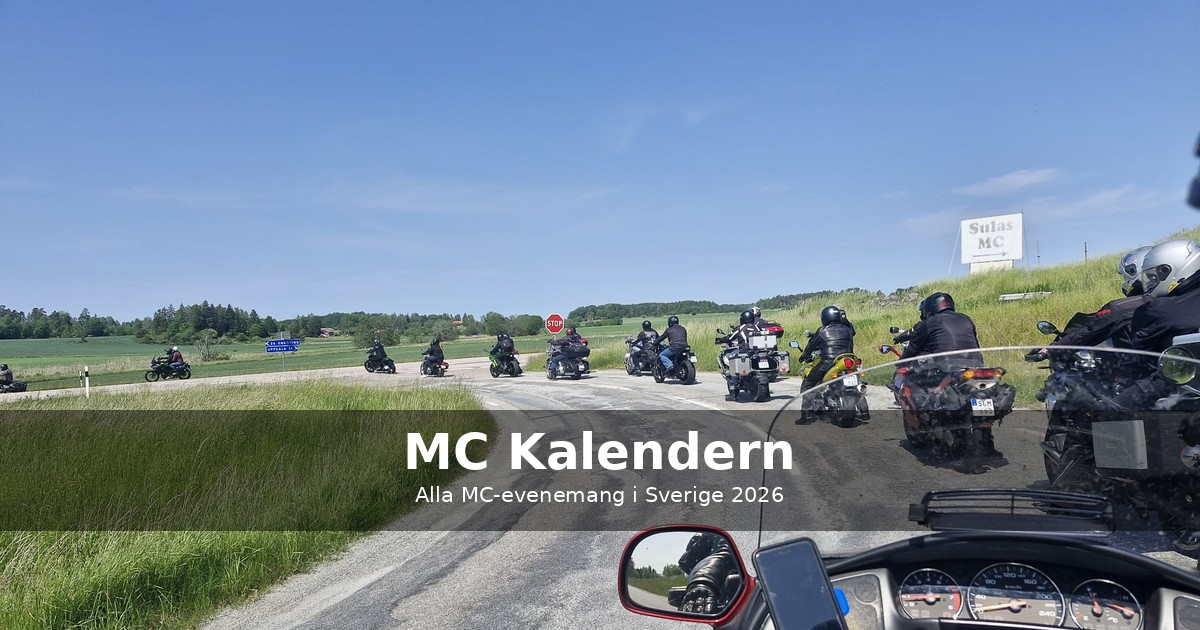
#> input picture og-image.jpg, 1200 x 630 px
$ python make-place-card.py ../og-image.jpg ../hero.jpg ../hero.jpg ../hero.jpg
#> lines starting #> are read from the running program, lines starting #| are printed output that depends on the picture
#!/usr/bin/env python3
"""
make-place-card.py - compose a Plats (place) card FRONT image with text baked in.

Place-card front text has THREE elements, and their positions are FIXED so that
a row of cards lines up horizontally:
  1. NAME      - big white Poppins-Bold. Auto-fits to 1 line, wraps to 2 if needed.
                 The name is BOTTOM-anchored: it grows UPWARD from the separator,
                 so 1 vs 2 lines never moves the separator or the city.
  2. SEPARATOR - short cyan line at a FIXED y (SEP_FRAC). Same spot on every card.
  3. CITY      - small letter-spaced caps (one word) at a FIXED y (CITY_FRAC).
A "PLATS" badge sits top-right. A bottom gradient keeps the text readable on photos.

Fixed anchors were measured from the existing cards (ad-nilssons-mc-front.jpg,
ad-italia-bike-center-arboga-front.jpg): city at 0.924 of height, separator just
above it. Keep these constant so all photo place cards align.

Usage:
  python3 tools/make-place-card.py INPUT_PHOTO "Place Name" "CITY" ads/out-front.jpg
  (INPUT_PHOTO may be any aspect ratio; it is center-cropped to 800x1067.)
"""
import sys, os
from PIL import Image, ImageOps, ImageDraw, ImageFont

W, H = 800, 1067
SEP_FRAC  = 0.884   # separator vertical center (FIXED)
CITY_FRAC = 0.924   # city text vertical center (FIXED)
NAME_GAP  = 22      # px between name bottom and separator
CYAN  = (34, 211, 238, 255)
WHITE = (255, 255, 255, 255)
CITYC = (209, 220, 231, 255)   # light cool gray, measured from existing cards
FONT  = '/usr/share/fonts/truetype/liberation2/LiberationSans-Bold.ttf'     # name (bold) - matches site system font (Helvetica/SF)
FONT_CITY = '/usr/share/fonts/truetype/liberation2/LiberationSans-Regular.ttf'  # city (regular weight)


def fit_name(draw, text, max_w, start=52, min_size=30):
    """Return (lines, font). One line if it fits; else wrap to 2 lines; shrink to fit."""
    for size in range(start, min_size - 1, -2):
        f = ImageFont.truetype(FONT, size)
        if draw.textlength(text, font=f) <= max_w:
            return [text], f
    # need 2 lines: split near the middle on a space
    words = text.split()
    best = None
    for i in range(1, len(words)):
        a, b = ' '.join(words[:i]), ' '.join(words[i:])
        for size in range(start, min_size - 1, -2):
            f = ImageFont.truetype(FONT, size)
            if draw.textlength(a, font=f) <= max_w and draw.textlength(b, font=f) <= max_w:
                w = max(draw.textlength(a, font=f), draw.textlength(b, font=f))
                if best is None or size > best[0]:
                    best = (size, [a, b], f)
                break
    if best:
        return best[1], best[2]
    f = ImageFont.truetype(FONT, min_size)
    return [text], f


def make(photo, name, city, out):
#> called with photo = '../og-image.jpg', name = '../hero.jpg', city = '../hero.jpg', out = '../hero.jpg'
    src = Image.open(photo).convert('RGB')
#> src is the input picture: PIL image 1200x630 RGB; mean R, G, B 116.3, 134.3, 151.9
    base = ImageOps.fit(src, (W, H), Image.LANCZOS, centering=(0.5, 0.5)).convert('RGBA')
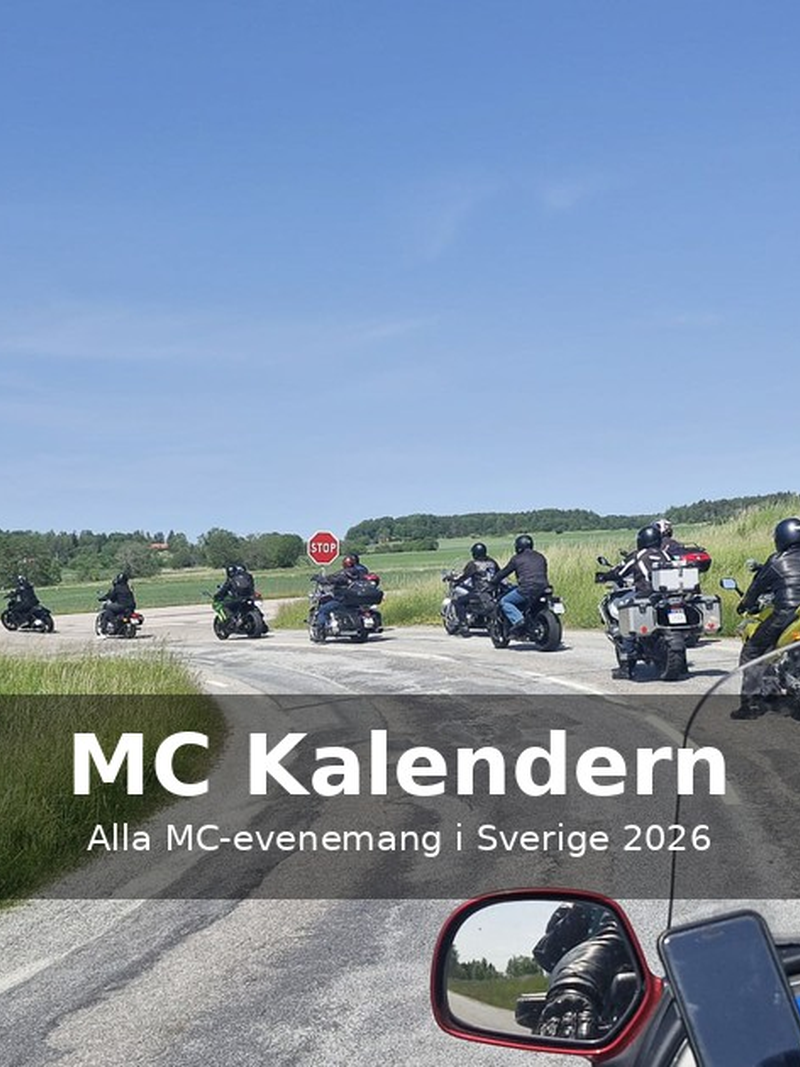
#> base: PIL image 800x1067 RGBA; mean R, G, B, A 128.7, 146.4, 168.5, 255
    # bottom gradient for readability
    grad = Image.new('L', (1, H), 0)
    g0 = int(H * 0.60)
    for y in range(H):
        t = max(0, (y - g0) / (H - g0))
        grad.putpixel((0, y), int(230 * (t ** 1.3)))
    shade = Image.new('RGBA', (W, H), (8, 10, 24, 255)); shade.putalpha(grad.resize((W, H)))
#> after `shade = Image.new('RGBA', (W, H), (8, 10, 24, 255))`:
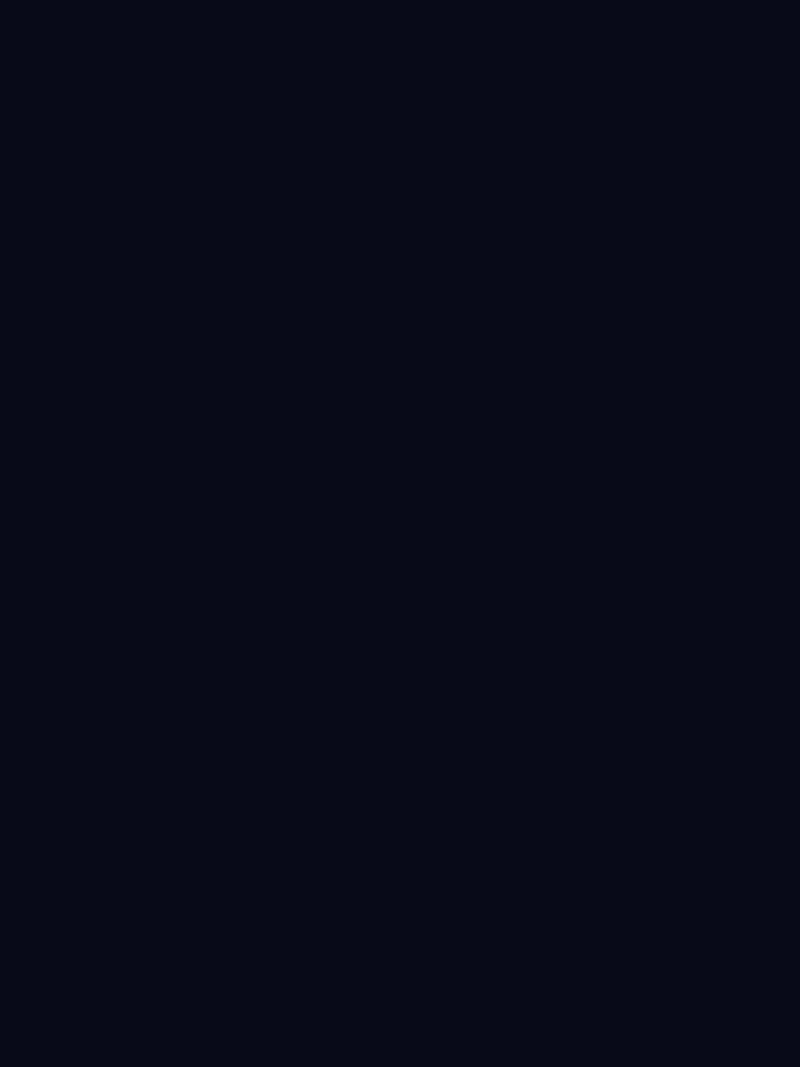
#> shade: PIL image 800x1067 RGBA; mean R, G, B, A 8, 10, 24, 255
#> after `shade.putalpha(grad.resize((W, H)))`:
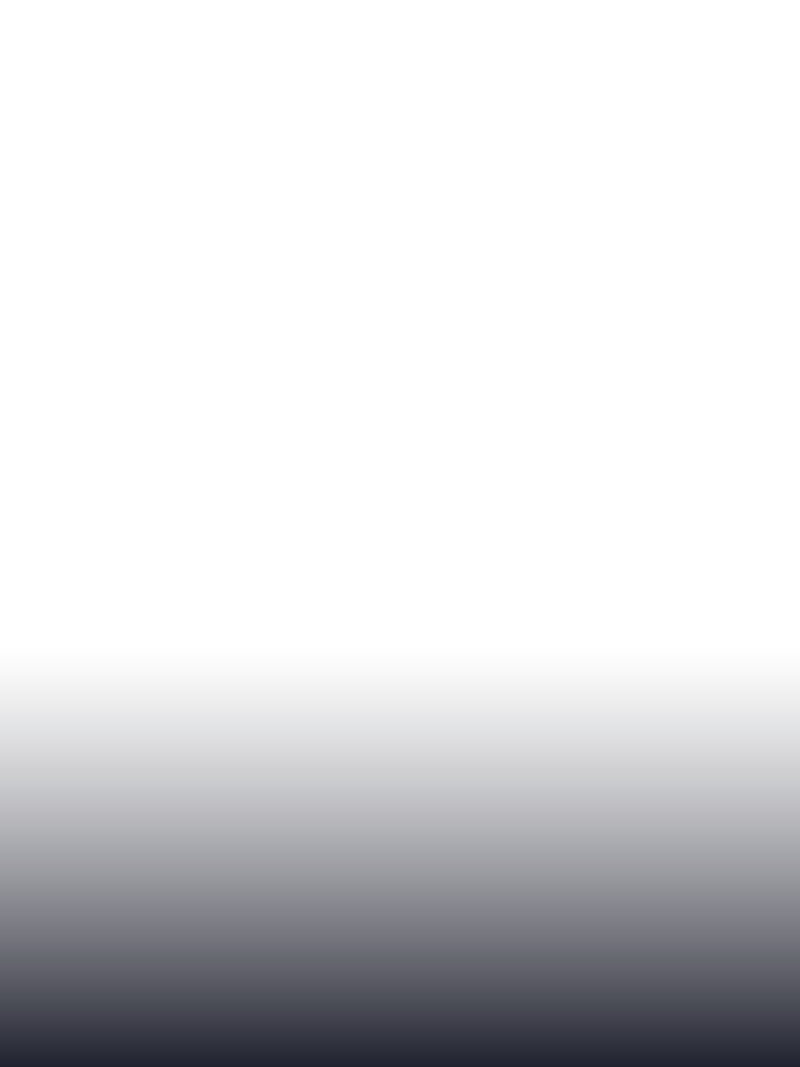
#> shade: PIL image 800x1067 RGBA; mean R, G, B, A 8, 10, 24, 39.7; transparent parts drawn white
    base = Image.alpha_composite(base, shade)
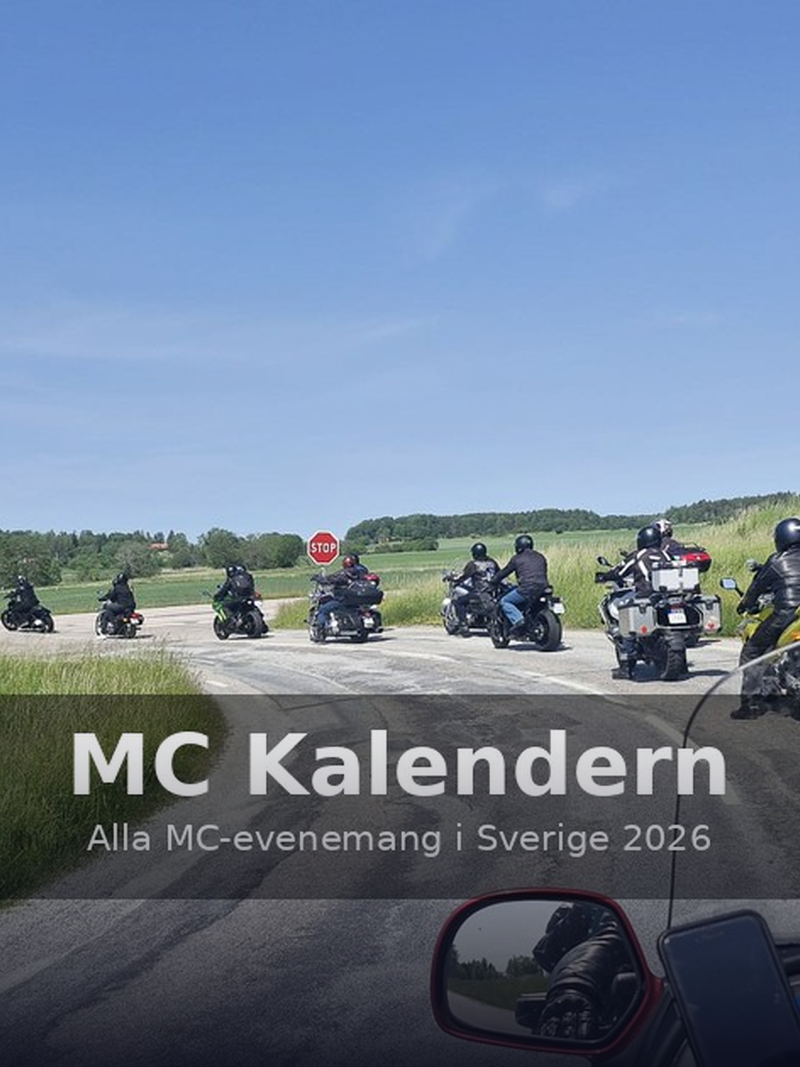
#> base: PIL image 800x1067 RGBA; mean R, G, B, A 110.4, 128.3, 152.1, 255
    d = ImageDraw.Draw(base)

    sep_y  = round(H * SEP_FRAC)
    city_y = round(H * CITY_FRAC)

    # NAME: bottom-anchored above the separator (grows upward)
    lines, fname = fit_name(d, name, W - 80)
#> lines = ['../hero.jpg']
    asc, desc = fname.getmetrics(); lh = asc + desc
#> after `asc, desc = fname.getmetrics()`: asc = 49; desc = 13
#> after `lh = asc + desc`: lh = 62
    name_bottom = sep_y - NAME_GAP
    y = name_bottom - lh * len(lines)
#> y = 859
    for ln in lines:
        w = d.textlength(ln, font=fname)
        d.text(((W - w) / 2, y), ln, font=fname, fill=WHITE)
        y += lh
#> this loop made 1 pass
#> (ln, w, y) on pass 1: ('../hero.jpg', 263.7, 921)
#> after the loop, y = 921

    # SEPARATOR (fixed)
    d.line([(W // 2 - 38, sep_y), (W // 2 + 38, sep_y)], fill=CYAN, width=3)

    # CITY (fixed, letter-spaced caps) - lighter weight + muted gray to match other cards
    fcity = ImageFont.truetype(FONT_CITY, 22)
    reg = city.upper(); track = 6
    widths = [d.textlength(ch, font=fcity) for ch in reg]
#> widths = [7, 7, 7.41, 16.55, 13.91, 15.28, 17.31, 7, 6.48, 13.27, 17.05]
    total = sum(widths) + track * (len(reg) - 1)
#> total = 188.2
    x = (W - total) / 2
#> x = 305.9
    ca, cd = fcity.getmetrics()
    cy = city_y - (ca + cd) / 2
    for ch, w in zip(reg, widths):
        d.text((x, cy), ch, font=fcity, fill=CITYC); x += w + track
#> this loop made 11 passes
#> (ch, w, x) on passes 1 to 11: ('.', 7, 318.9), ('.', 7, 331.9), ('/', 7.41, 345.3), ('H', 16.55, 367.8), ('E', 13.91, 387.7), ('R', 15.28, 409), ('O', 17.31, 432.3), ('.', 7, 445.3), ('J', 6.48, 457.8), ('P', 13.27, 477.1), ('G', 17.05, 500.1)
#> after the loop, x = 500.1

    # PLATS badge top-right
    fp = ImageFont.truetype(FONT, 20); pt = 'PLATS'
    pw = d.textlength(pt, font=fp); pa, pd_ = fp.getmetrics(); ph = pa + pd_
#> after `pw = d.textlength(pt, font=fp)`: pw = 60.72
    padx, pady = 14, 7; bx2 = W - 18; bx1 = bx2 - (pw + padx * 2); by1 = 20; by2 = by1 + ph + pady * 2
#> after `bx1 = bx2 - (pw + padx * 2)`: bx1 = 693.3
    d.rounded_rectangle([bx1, by1, bx2, by2], radius=(by2 - by1) // 2, fill=(10, 14, 26, 235))
    d.text((bx1 + padx, by1 + pady), pt, font=fp, fill=CYAN)

    base.convert('RGB').save(out, 'JPEG', quality=86, optimize=True, progressive=True)
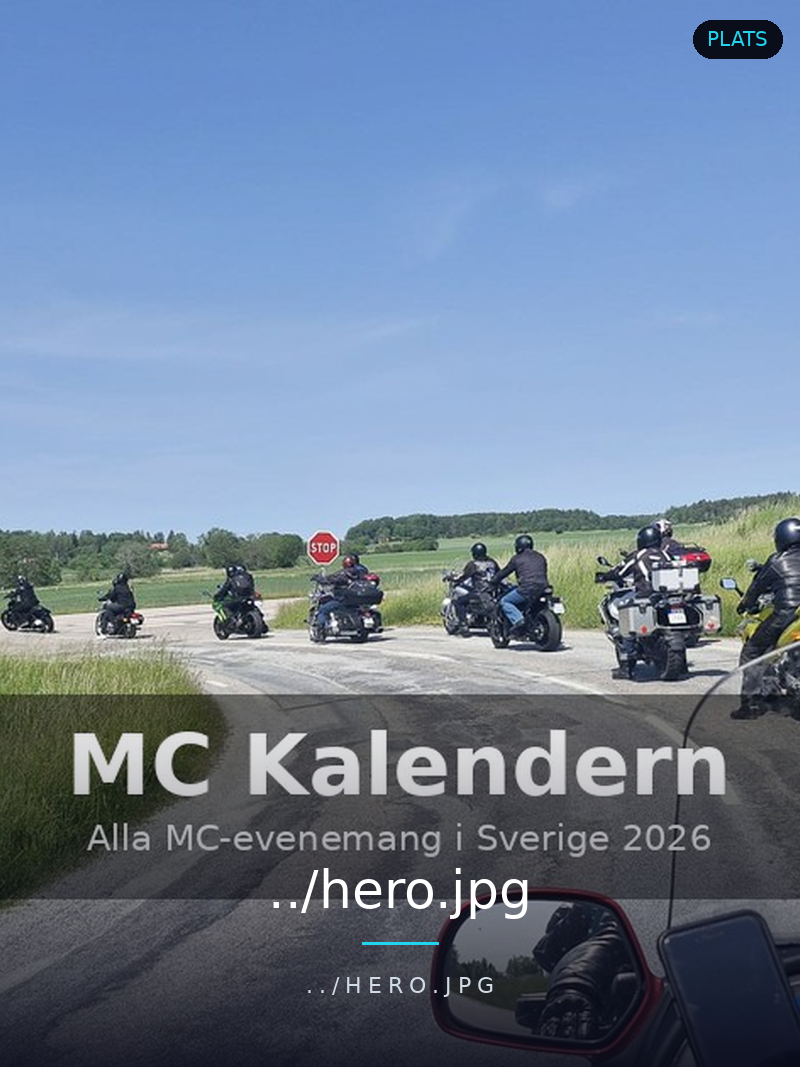
#> saved as hero.jpg: PIL image 800x1067 RGB; mean R, G, B 110.7, 128.6, 152.3
    print('wrote', out, os.path.getsize(out) // 1024, 'KB |', len(lines), 'name line(s)')
#| wrote ../hero.jpg 112 KB | 1 name line(s)


if __name__ == '__main__':
    if len(sys.argv) != 5:
        print(__doc__); sys.exit(1)
    make(sys.argv[1], sys.argv[2], sys.argv[3], sys.argv[4])
